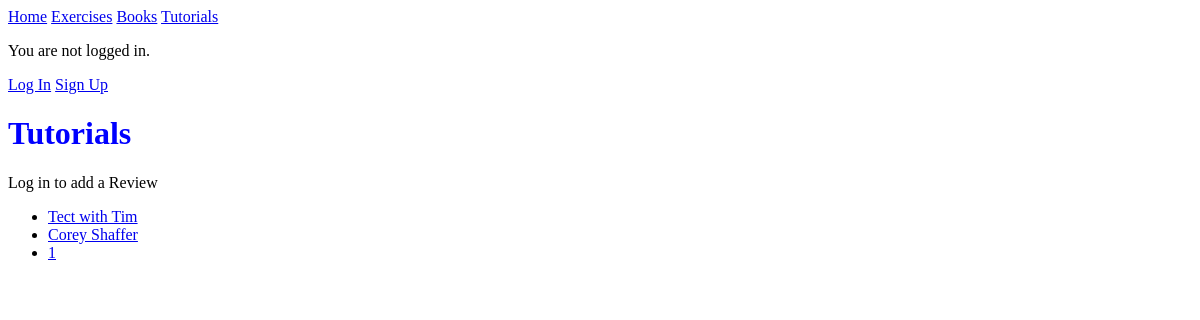
The page /tutorials/ on the database as committed earlier.
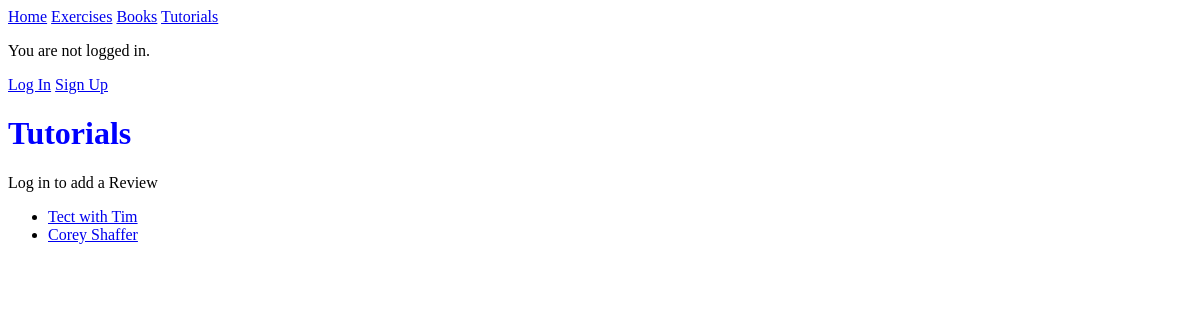
The same page on the database as committed later.
### tutorials/models.py (models this page shows, shortened)
class TutorialsReview(models.Model):
    name = models.CharField(max_length=100, null=True)
    author = models.CharField(max_length=50, null=True)
    description = models.TextField()
    quality = models.CharField(max_length=10, null=True)
    difficulty = models.CharField(max_length=10, null=True)
    skill_level = models.CharField(max_length=10, null=True)

### tutorials/views.py (the view)
# urls.py: path('', HomeListView.as_view(), name='books_index'),
class HomeListView(ListView):
    queryset = TutorialsReview.objects.all()         # Queryset Collection of items is fetched to a variable
    template_name = 'tutorials.html'                 # This template will display all book reviews in a list
    model = TutorialsReview                          # Model which will be displayed in a List

### templates/tutorials.html
{% extends "base.html" %}
{% block content %}
    <h1>Tutorials</h1>
        {% if user.is_authenticated %}
            <p><a href="{% url 'tutorials_create_review' %}">Add a Review</a></p>
        {% else %}
            <p>Log in to add a Review</p>
        {% endif %}
    <ul>
    {%  for review in object_list %}
        <li>
            <a href="{%  url 'tutorials_detail' id=review.id %}">{{ review.name }}</a>
        </li>
    {%  endfor %}
    </ul>
{% endblock %}

Rows that differ between the two databases and show on the page:
removed TutorialsReview: name "1"
